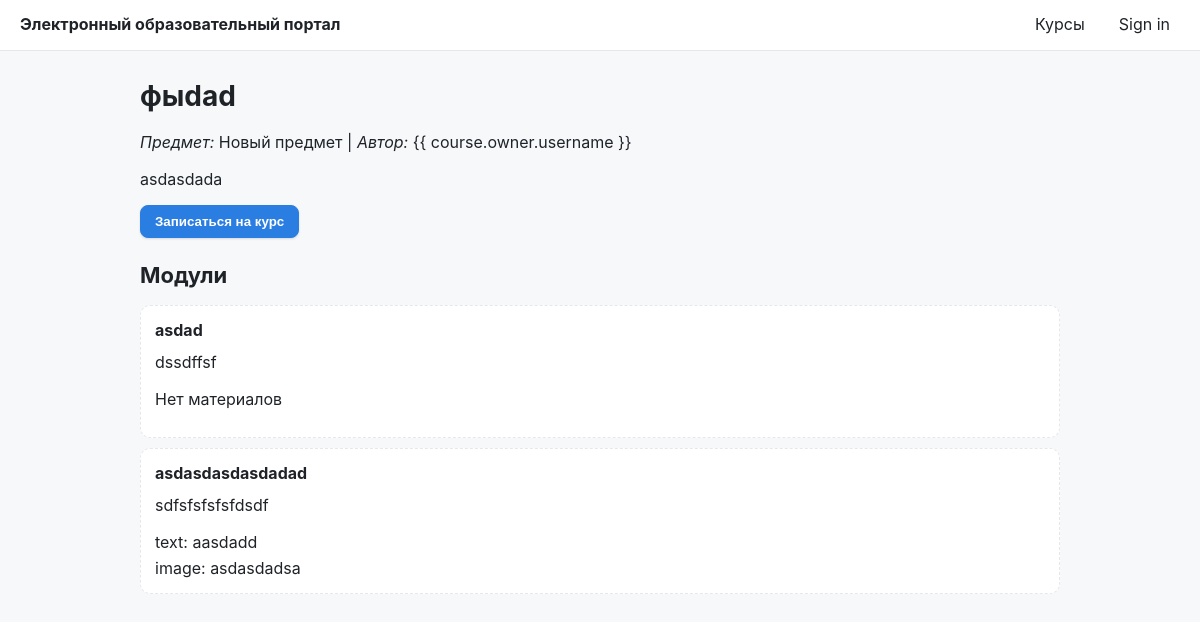
The app's page /courses/asdadsd/ with its own data.
### courses/models.py (models this page shows, shortened)
class Course(models.Model):
    owner = models.ForeignKey(
        User,
        related_name='courses_created',
        on_delete=models.CASCADE
    )
    subject = models.ForeignKey(
        Subject,
        related_name='courses',
        on_delete=models.CASCADE
    )
    title = models.CharField(max_length=200)
    slug = models.SlugField(max_length=200, unique=True)
    overview = models.TextField()
    students = models.ManyToManyField(
        User,
        related_name='courses_joined',
        blank=True
    )
    created = models.DateTimeField(auto_now_add=True)
    class Meta:
        ordering = ['-created']

class Subject(models.Model):
    title = models.CharField(max_length=200)
    slug = models.SlugField(max_length=200, unique=True)
    class Meta:
        ordering = ['title']

class Module(models.Model):
    course = models.ForeignKey(Course, related_name='modules', on_delete=models.CASCADE)
    title = models.CharField(max_length=200)
    description = models.TextField(blank=True)
    order = OrderField(blank=True, for_fields=['course'])
    class Meta:
        ordering = ['order']

class Content(models.Model):
    module = models.ForeignKey(Module, related_name='contents', on_delete=models.CASCADE)
    content_type = models.ForeignKey(
        ContentType,
        on_delete=models.CASCADE,
        limit_choices_to={'model__in': ('text', 'video', 'image', 'file')}
    )
    object_id = models.PositiveIntegerField()
    item = GenericForeignKey('content_type', 'object_id')
    order = OrderField(blank=True, for_fields=['module'])
    class Meta:
        ordering = ['order']

class ItemBase(models.Model):
    owner = models.ForeignKey(
        User,
        related_name='%(class)s_related',
        on_delete=models.CASCADE
    )
    title = models.CharField(max_length=200)
    created = models.DateTimeField(auto_now_add=True)
    updated = models.DateTimeField(auto_now=True)
    class Meta:
        abstract = True

class Text(ItemBase):
    content = models.TextField()

class Image(ItemBase):
    file = models.ImageField(upload_to='images')

### courses/views.py (the view)
# urls.py: path('courses/<slug:slug>/', views.CourseDetailView.as_view(), name='course_detail'),
class CourseDetailView(DetailView):
    model = Course
    template_name = 'courses/course/detail.html'
    context_object_name = 'course'
    slug_field = 'slug'
    slug_url_kwarg = 'slug'
    def get_context_data(self, **kwargs):
        ctx = super().get_context_data(**kwargs)
        try:
            from students.forms import CourseEnrollForm
        except Exception:
            CourseEnrollForm = None
        if CourseEnrollForm is not None:
            ctx['enroll_form'] = CourseEnrollForm(initial={'course': self.object})
        return ctx

### courses/templates/courses/course/detail.html (shortened to what this page needs)
{% extends "base.html" %} {% block title %}{{ course.title }}{% endblock %} {% block content %}
<h1>{{ course.title }}</h1>
<p>
	<em>Предмет:</em> {{ course.subject.title }} | <em>Автор:</em> {{
	course.owner.username }}
</p>
<p>{{ course.overview }}</p>
 {% if enroll_form %}
<form method="post" action="{% url 'students:student_enroll_course' %}">
	<p><button type="submit" class="button">Записаться на курс</button></p>
</form>
{% endif %}
<h2>Модули</h2>
<ol class="modules">
	{% for module in course.modules.all %}
	<li>
		<strong>{{ module.title }}</strong>
		<p>{{ module.description }}</p>
		{% if module.contents.all %}
		<ul>
			{% for content in module.contents.all %}
			<li>{{ content.content_type.model }}: {{ content.item.title }}</li>
			{% endfor %}
		</ul>
		{% else %}
		<p>Нет материалов</p>
		{% endif %}
	</li>
	{% empty %}
	<li>Модулей пока нет.</li>
	{% endfor %}
</ol>
{% endblock %}

### courses/static/css/base.css (style rules this page uses)
:root { --bg: #f6f8fa; --bg-muted: #eef2f6; --panel: #ffffff; --text: #1f2328; --text-muted: #57606a; --border: #e5e7eb; --accent: #2a7de1; --accent-strong: #1d64b8; --accent-soft: #e8f2ff; --danger: #d93025; --success: #108a00; --shadow: 0 1px 2px rgba(16, 24, 40, 0.06), 0 1px 3px rgba(16, 24, 40, 0.08); --radius: 12px; }
* { box-sizing: border-box; }
html, body { height: 100%; }
body { margin: 0; font-family: -apple-system, BlinkMacSystemFont, 'Segoe UI', Roboto, Inter, Oxygen, Ubuntu, Cantarell, 'Fira Sans', 'Droid Sans', 'Helvetica Neue', Arial, system-ui, sans-serif; line-height: 1.6; color: var(--text); background: var(--bg); }
h1, h2, h3 { line-height: 1.25; margin: 0 0 16px; }
h1 { font-size: 28px; }
h2 { font-size: 22px; margin-top: 24px; }
p { margin: 0 0 12px; color: var(--text); }
.button, button, [type='submit'], .btn { display: inline-flex; align-items: center; gap: 8px; padding: 8px 14px; border-radius: 8px; border: 1px solid var(--accent); background: var(--accent); color: #fff; font-weight: 600; cursor: pointer; box-shadow: var(--shadow); }
ul.subjects, ul.courses, .modules, ul { padding-left: 0; list-style: none; }
.modules { counter-reset: mod; }
.modules > li { border: 1px dashed var(--border); border-radius: 10px; padding: 12px 14px; margin-bottom: 10px; background: #fff; }
.modules > li strong { display: inline-block; margin-bottom: 6px; }
form { margin: 12px 0; }
form p { margin: 10px 0; }

### records on screen
Course: title "фыdad", subject "Новый предмет", overview "asdasdada"
Module: title "asdad", description "dssdffsf", shows "Нет материалов"
Module: title "asdasdasdasdadad", description "sdfsfsfsfsfdsdf"
Content: content_type.model "text", item "aasdadd"
Content: content_type.model "image", item "asdasdadsa"
